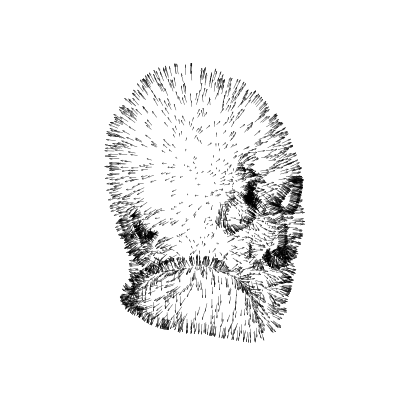

Write the Python code that produced this figure.
import os

import matplotlib.pyplot as plt
import numpy as np


elev, azim = 25, 50

# data
fname = os.path.join('data', 'model', 'head.scaled')
points = np.loadtxt(fname + '.xyz')
normals = np.loadtxt(fname + '.normals')

# normals
N = points.shape[0]
num = 0.05 * N
mask = np.arange(0, N, int(N/num))

fig = plt.figure(figsize=(5, 5))
ax = plt.axes(projection='3d')
ax.quiver(*points[mask].T, *normals[mask].T,
          color='k', normalize=True, lw=0.25)
ax.set_box_aspect(np.ptp(points, axis=0))
ax.set_axis_off()
ax.view_init(elev, azim)
plt.show()

fig.savefig(__file__.strip('.py') + '.pdf',
            bbox_inches='tight',
            pad_inches=None)
